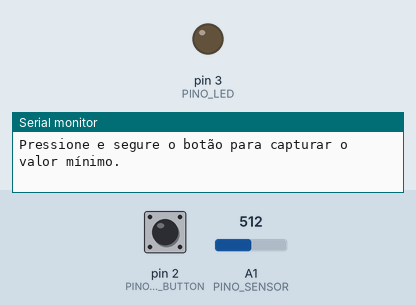
Bench run of a sketch on a simulated Arduino Mega 2560, built with avr-gcc and run on an emulated ATmega2560. Shown: output pins drawn as LEDs (lit = HIGH), the last lines printed to the serial monitor. Dashed ring = blinking. The test bench sets the inputs (shaded band); at power-on: pin 2 (PINO_PUSH_BUTTON) LOW, A1 (PINO_SENSOR) = 512.

Above: at 4.8 s.
4.9 s: pin 2 (PINO_PUSH_BUTTON) pulled HIGH for 0.15 s
At 5.1 s:
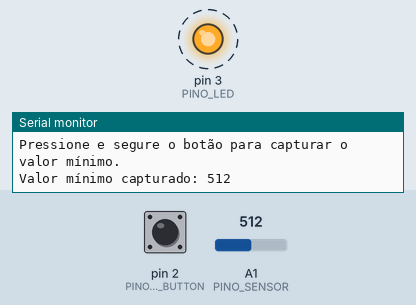
8.0 s: pin 2 (PINO_PUSH_BUTTON) pulled HIGH for 1 s
10.5 s: pin 2 (PINO_PUSH_BUTTON) pulled HIGH for 3.2 s
At 12.0 s:
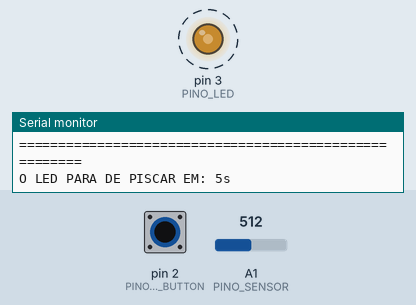
15.8 s: A1 (PINO_SENSOR) set to 306
At 17.3 s:
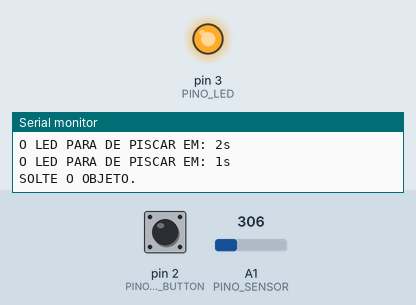
17.6 s: A1 (PINO_SENSOR) set to 498
19.1 s: A1 (PINO_SENSOR) set to 525
At 20.4 s:
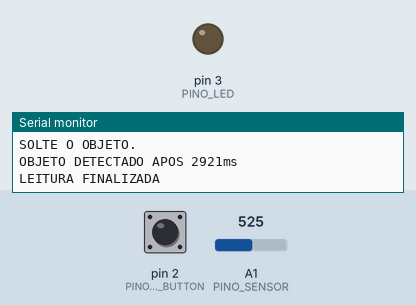
Timing chart, 0 to 21.6 s (numbered marks = the images above; inputs shaded):
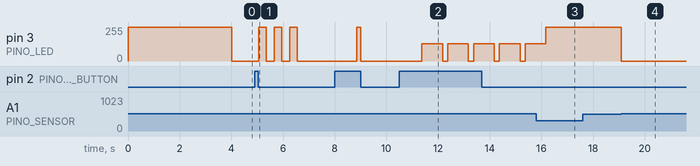

Measured:
- the behaviour switches between 506 and 507 on A1 (PINO_SENSOR) (found by bisection; images 3 and 4)
- after the input at 4.9 s, pin 3 (PINO_LED): alternates 255/255 for 0.30 s and 0/255 for 0.30 s, 6 changes in all, then stays 0/255, starting after 0.15 s
- after the input at 10.5 s, pin 3 (PINO_LED): alternates 128/255 for 0.80 s and 0/255 for 0.20 s, starting after 0.88 s
- after the input at 15.8 s, pin 3 (PINO_LED): 128/255 → 255/255 after 0.38 s
- after the input at 17.6 s, every drawn part: stays the same
- after the input at 19.1 s, pin 3 (PINO_LED): 255/255 → 0/255 at once

The sketch:

src.ino
```cpp
#include <Arduino.h>

// Definição dos pinos
const int PINO_SENSOR = A1;
const int PINO_PUSH_BUTTON = 2;
const int PINO_LED = 3;

// Variáveis globais
unsigned long tempo_inicio_leitura;
int sensor_threshold = 0; // Será definido na calibração

void setup() {
  // Configuração dos pinos
  pinMode(PINO_SENSOR, INPUT);
  pinMode(PINO_PUSH_BUTTON, INPUT);
  pinMode(PINO_LED, OUTPUT);
  digitalWrite(PINO_LED, LOW);

  // Inicializa comunicação serial
  Serial.begin(19200);
  while (!Serial) {}

  // Executa a calibração do sensor
  calibrateSensor();

  // Exibe instruções após calibração
  printInstructions();
}

void printInstructions() {
  Serial.println("===================== INSTRUÇÕES =====================");
  Serial.println("- Pressione o botão para iniciar a leitura.");
  Serial.println("- O LED irá piscar por 5s com brilho baixo.");
  Serial.println("- Após, o LED ficará com brilho alto.");
  Serial.println("- Solte o objeto quando o LED estiver com brilho alto.");
  Serial.println("- O LED se apagará quando o objeto for detectado.");
  Serial.println("=======================================================  ");
}

bool isButtonPressed() {
  static unsigned long lastDebounceTime = 0;
  const unsigned long debounceDelay = 50;
  if (digitalRead(PINO_PUSH_BUTTON) == HIGH) {
    unsigned long currentTime = millis();
    if (currentTime - lastDebounceTime > debounceDelay) {
      lastDebounceTime = currentTime;
      return true;
    }
  }
  return false;
}

void calibrateSensor() {
  // Passo 1: LED aceso por 4s para indicar início da calibração
  Serial.println("CALIBRAÇÃO INICIADA");
  Serial.println("Pressione o botão em 4 segundos para capturar o valor mínimo.");
  digitalWrite(PINO_LED, HIGH);
  delay(4000);
  digitalWrite(PINO_LED, LOW);

  // Passo 2: Captura o menor valor enquanto o botão está pressionado
  Serial.println("Pressione e segure o botão para capturar o valor mínimo.");
  int lowest_value = 1023; // Inicializa com o maior valor possível
  while (!isButtonPressed()) {} // Aguarda o primeiro pressionar
  unsigned long start_time = millis();
  while (digitalRead(PINO_PUSH_BUTTON) == HIGH && millis() - start_time < 4000) {
    int sensor_value = analogRead(PINO_SENSOR);
    if (sensor_value < lowest_value) {
      lowest_value = sensor_value;
    }
    delay(10); // Pequeno delay para evitar leituras excessivas
  }
  Serial.print("Valor mínimo capturado: ");
  Serial.println(lowest_value);

  // Passo 3: LED pisca três vezes
  for (int i = 0; i < 3; i++) {
    digitalWrite(PINO_LED, HIGH);
    delay(300);
    digitalWrite(PINO_LED, LOW);
    delay(300);
  }

  delay(2000);

  // Passo 4: LED aceso até o próximo pressionar
  Serial.println("Pressione o botão novamente para capturar o valor máximo (obstrua o sensor).");
  digitalWrite(PINO_LED, HIGH);
  while (!isButtonPressed()) {} // Aguarda o segundo pressionar

  // Passo 5: Captura o maior valor por 4s com sensor obstruído
  int highest_value = 0; // Inicializa com o menor valor possível
  start_time = millis();
  while (digitalRead(PINO_PUSH_BUTTON) == HIGH && millis() - start_time < 4000) {
    int sensor_value = analogRead(PINO_SENSOR);
    if (sensor_value > highest_value) {
      highest_value = sensor_value;
    }
    delay(10); // Pequeno delay para evi>= tar leituras excessivas
  }
  digitalWrite(PINO_LED, LOW);
  Serial.print("Valor máximo capturado: ");
  Serial.println(highest_value);

  // Define o threshold como maior valor - 10
  sensor_threshold = highest_value - 5;
  Serial.print("Threshold definido: ");
  Serial.println(sensor_threshold);
  Serial.println("CALIBRAÇÃO CONCLUÍDA\n");
  delay(2000);
}

void startMeasurement() {
  // Contagem regressiva de 5s com LED piscando
  for (uint8_t i = 5; i > 0; i--) {
    Serial.print("O LED PARA DE PISCAR EM: ");
    Serial.print(i);
    Serial.println("s");
    digitalWrite(PINO_LED, LOW);
    delay(200);
    analogWrite(PINO_LED, 128);
    delay(800);
  }

  // Inicia leitura
  tempo_inicio_leitura = millis();
  digitalWrite(PINO_LED, HIGH);
  Serial.println("\nSOLTE O OBJETO.");

  // Monitora sensor
  const unsigned long DETECTION_TIMEOUT = 50000; // 10s timeout
  while (true) {
    if (analogRead(PINO_SENSOR) >= sensor_threshold) {
      unsigned long tempo_objeto_detectado = millis() - tempo_inicio_leitura;
      digitalWrite(PINO_LED, LOW);
      Serial.print("OBJETO DETECTADO APOS ");
      Serial.print(tempo_objeto_detectado);
      Serial.println("ms");
      Serial.println("LEITURA FINALIZADA\n\n");
      return;
    }
    if (isButtonPressed()) {
      Serial.println("LEITURA INTERROMPIDA\n\n");
      digitalWrite(PINO_LED, LOW);
      delay(500);
      return;
    }
    if (millis() - tempo_inicio_leitura > DETECTION_TIMEOUT) {
      Serial.println("TIMEOUT: OBJETO NÃO DETECTADO");
      digitalWrite(PINO_LED, LOW);
      return;
    }
  }
}

void loop() {
  if (isButtonPressed()) {
    startMeasurement();
  }
}
```
